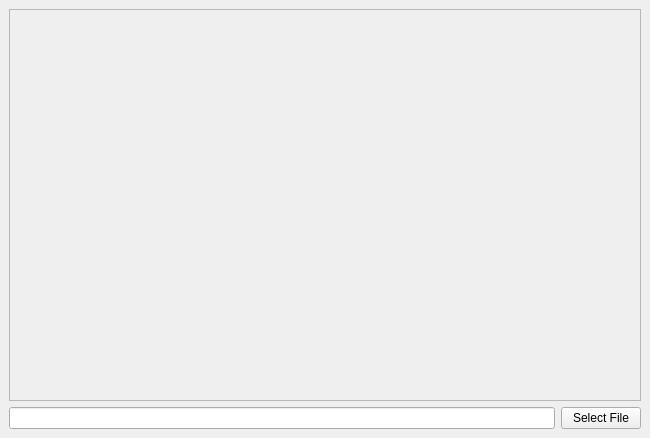
<?xml version="1.0" encoding="UTF-8"?>
<ui version="4.0">
 <class>MainWindow</class>
 <widget class="QMainWindow" name="MainWindow">
  <property name="geometry">
   <rect>
    <x>0</x>
    <y>0</y>
    <width>650</width>
    <height>438</height>
   </rect>
  </property>
  <property name="windowTitle">
   <string>Redimensionar Imagem</string>
  </property>
  <widget class="QWidget" name="centralwidget">
   <layout class="QGridLayout" name="gridLayout">
    <item row="1" column="0">
     <widget class="QLineEdit" name="input_open_file">
      <property name="enabled">
       <bool>true</bool>
      </property>
     </widget>
    </item>
    <item row="1" column="1">
     <widget class="QPushButton" name="btn_choose_file">
      <property name="text">
       <string>Select File</string>
      </property>
     </widget>
    </item>
    <item row="0" column="0" colspan="2">
     <widget class="QScrollArea" name="scrollArea">
      <property name="widgetResizable">
       <bool>true</bool>
      </property>
      <widget class="QWidget" name="scrollAreaWidgetContents">
       <property name="geometry">
        <rect>
         <x>0</x>
         <y>0</y>
         <width>630</width>
         <height>387</height>
        </rect>
       </property>
       <layout class="QGridLayout" name="gridLayout_2">
        <item row="0" column="0">
         <widget class="QLabel" name="label_image">
          <property name="text">
           <string/>
          </property>
         </widget>
        </item>
       </layout>
      </widget>
     </widget>
    </item>
   </layout>
  </widget>
 </widget>
 <resources/>
 <connections/>
</ui>
